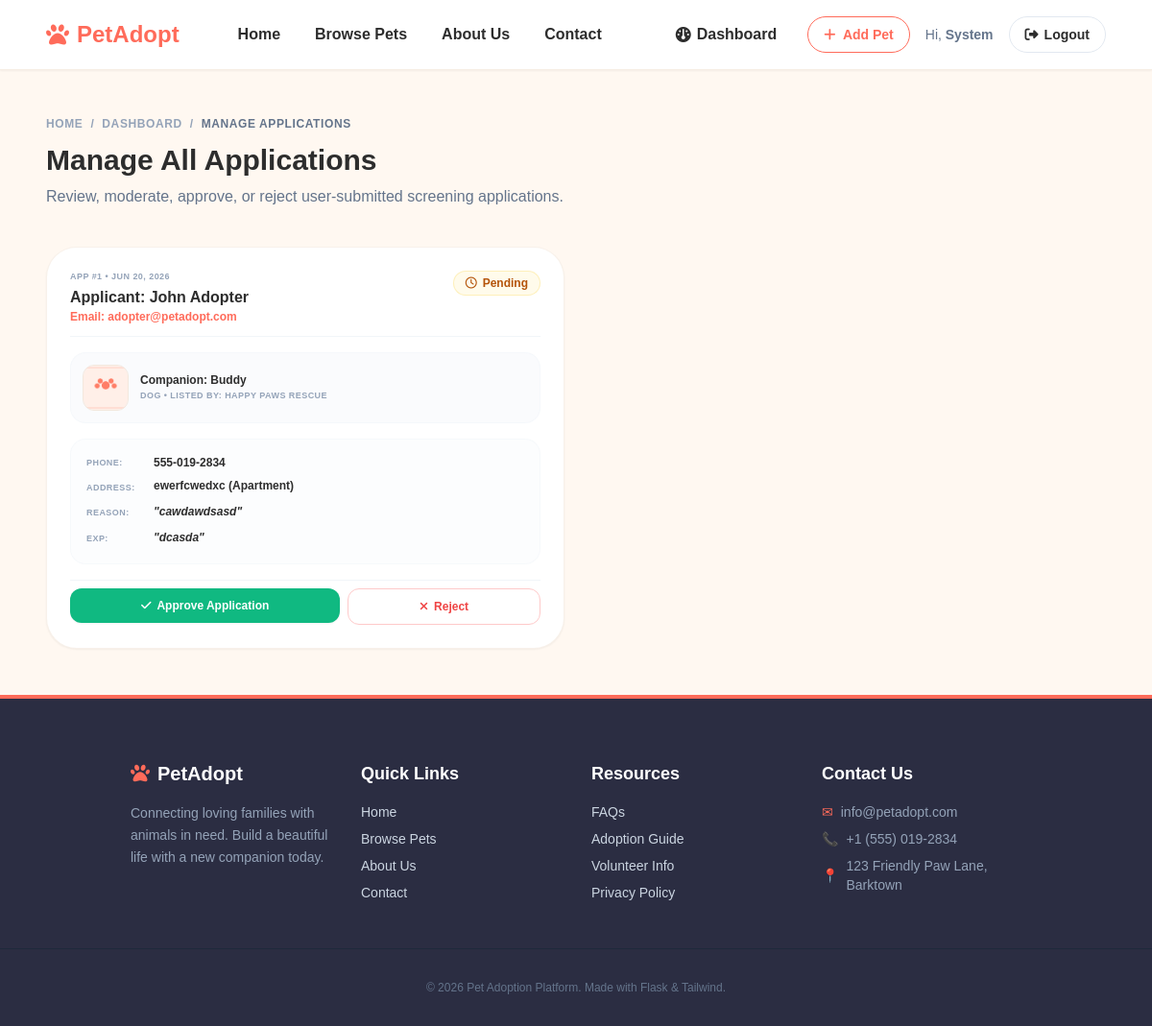
/admin/applications (signed in), run on an earlier commit of the app's database.
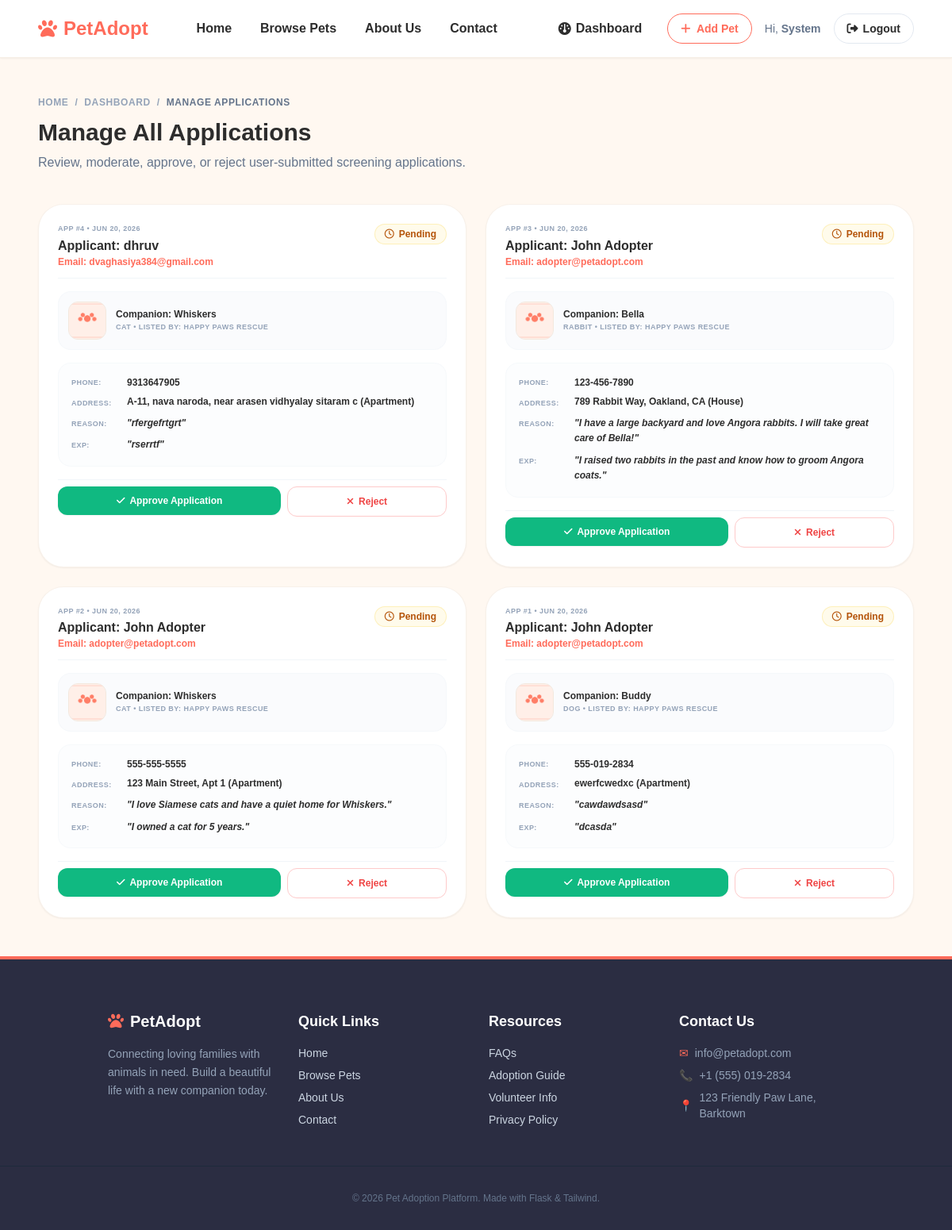
And on a later commit of the database.
### models.py (models this page shows, shortened)
class AdoptionApplication(db.Model):
    __tablename__ = 'adoption_applications'
    id = db.Column(db.Integer, primary_key=True)
    pet_id = db.Column(db.Integer, db.ForeignKey('pets.id'), nullable=False)
    applicant_id = db.Column(db.Integer, db.ForeignKey('users.id'), nullable=False)
    full_name = db.Column(db.String(100), nullable=False)
    phone = db.Column(db.String(20), nullable=False)
    address = db.Column(db.String(255), nullable=False)
    home_type = db.Column(db.String(50), nullable=False)  # Apartment, House, Farmhouse, Other
    reason = db.Column(db.Text, nullable=False)
    previous_pet_experience = db.Column(db.Text, nullable=True)
    status = db.Column(db.String(20), nullable=False, default='pending')  # pending, approved, rejected
    applied_at = db.Column(db.DateTime, default=datetime.utcnow)

class User(db.Model, UserMixin):
    __tablename__ = 'users'
    id = db.Column(db.Integer, primary_key=True)
    name = db.Column(db.String(100), nullable=False)
    email = db.Column(db.String(120), unique=True, nullable=False)
    password_hash = db.Column(db.String(255), nullable=False)
    role = db.Column(db.String(20), nullable=False, default='adopter')  # adopter, shelter, admin
    phone = db.Column(db.String(20), nullable=True)
    city = db.Column(db.String(100), nullable=True)
    created_at = db.Column(db.DateTime, default=datetime.utcnow)
    pets = db.relationship('Pet', backref='shelter', lazy=True, cascade="all, delete-orphan")
    applications = db.relationship('AdoptionApplication', backref='applicant', lazy=True, cascade="all, delete-orphan")

class Pet(db.Model):
    __tablename__ = 'pets'
    id = db.Column(db.Integer, primary_key=True)
    name = db.Column(db.String(100), nullable=False)
    species = db.Column(db.String(50), nullable=False)  # Dog, Cat, Rabbit, Bird, Other
    breed = db.Column(db.String(100), nullable=True)
    age = db.Column(db.Integer, nullable=True)
    gender = db.Column(db.String(20), nullable=False)  # Male, Female
    size = db.Column(db.String(20), nullable=False)  # Small, Medium, Large
    color = db.Column(db.String(50), nullable=True)
    description = db.Column(db.Text, nullable=True)
    photo = db.Column(db.String(255), nullable=True, default='default_pet.png')
    location = db.Column(db.String(100), nullable=False)
    vaccinated = db.Column(db.Boolean, default=False)
    is_adopted = db.Column(db.Boolean, default=False)
    shelter_id = db.Column(db.Integer, db.ForeignKey('users.id'), nullable=False)
    created_at = db.Column(db.DateTime, default=datetime.utcnow)
    applications = db.relationship('AdoptionApplication', backref='pet', lazy=True, cascade="all, delete-orphan")

### admin_routes.py (the view)
@admin_bp.route('/admin/applications')
@login_required
@role_required('admin')
def manage_applications():
    applications = AdoptionApplication.query.order_by(AdoptionApplication.applied_at.desc()).all()
    return render_template('admin/manage_applications.html', applications=applications)

### utils.py (called while the page is built)
def role_required(*roles):
    def decorator(f):
        @wraps(f)
        def decorated_function(*args, **kwargs):
            if not current_user.is_authenticated or current_user.role not in roles:
                abort(403)
            return f(*args, **kwargs)
        return decorated_function
    return decorator

### templates/admin/manage_applications.html (shortened to what the changed rows need)
{% extends 'base.html' %}
{% block content %}
<div class="container mx-auto max-w-7xl px-6 md:px-12 py-12 text-left">
    <div class="mb-10 animate-fade-in-up">
        <h1 class="text-3xl font-black text-dark mb-2">Manage All Applications</h1>
    </div>
    <div class="animate-fade-in-up" style="animation-delay: 100ms;">
        {% if applications %}
            <div class="grid grid-cols-1 lg:grid-cols-2 gap-6">
                {% for app in applications %}
                    <div class="bg-white border border-border/60 rounded-[32px] p-6 shadow-sm flex flex-col gap-4">
                        <div class="flex justify-between items-start border-b border-slate-100 pb-3">
                            <div>
                                <span class="text-[9px] font-bold text-slate-400 uppercase tracking-wider block mb-1">
                                    App #{{ app.id }} &bull; {{ app.applied_at.strftime('%b %d, %Y') }}
                                </span>
                                <h3 class="text-base font-black text-dark leading-tight">Applicant: {{ app.full_name }}</h3>
                                <p class="text-xs text-primary font-semibold mt-0.5">Email: {{ app.applicant.email }}</p>
                            </div>
                            <div>
                                {% if app.status == 'pending' %}
                                    <span class="inline-flex items-center gap-1.5 text-xs font-bold px-3 py-1 bg-amber-50 text-amber-700 border border-amber-200/50 rounded-full">
                                        <i class="fa-regular fa-clock"></i> Pending
                                    </span>
                                {% elif app.status == 'approved' %}
                                    <span class="inline-flex items-center gap-1.5 text-xs font-bold px-3 py-1 bg-emerald-50 text-emerald-700 border border-emerald-200/50 rounded-full">
                                        <i class="fa-solid fa-circle-check"></i> Approved
                                    </span>
                                {% else %}
                                    <span class="inline-flex items-center gap-1.5 text-xs font-bold px-3 py-1 bg-red-50 text-red-700 border border-red-200/50 rounded-full">
                                        <i class="fa-solid fa-circle-xmark"></i> Rejected
                                    </span>
                                {% endif %}
                            </div>
                        </div>
                        <div class="flex items-center gap-3 bg-slate-50/70 p-3 rounded-2xl border border-slate-100/50">
                            <div class="w-12 h-12 rounded-xl overflow-hidden border border-border bg-slate-100 flex-shrink-0">
                                {% if app.pet.photo %}
                                    <img src="{{ url_for('static', filename='uploads/pet_photos/' + app.pet.photo) }}" alt="{{ app.pet.name }}" class="w-full h-full object-cover">
                                {% else %}
                                    <img src="{{ url_for('static', filename='uploads/pet_photos/default_pet.png') }}" alt="{{ app.pet.name }}" class="w-full h-full object-cover">
                                {% endif %}
                            </div>
                            <div>
                                <h4 class="text-xs font-black text-dark">Companion: {{ app.pet.name }}</h4>
                                <p class="text-[9px] text-slate-400 font-bold uppercase tracking-wider mt-0.5">
                                    {{ app.pet.species }} &bull; Listed by: {{ app.pet.shelter.name }}
                                </p>
                            </div>
                        </div>
                        <div class="bg-slate-50/40 p-4 rounded-2xl border border-slate-100/50 text-xs text-slate-500 font-semibold space-y-2">
                            <p class="flex items-center gap-1.5"><span class="text-slate-400 font-bold uppercase text-[9px] tracking-wider w-16 flex-shrink-0">Phone:</span> <span class="text-dark">{{ app.phone }}</span></p>
                            <p class="flex items-start gap-1.5"><span class="text-slate-400 font-bold uppercase text-[9px] tracking-wider w-16 flex-shrink-0 mt-0.5">Address:</span> <span class="text-dark">{{ app.address }} ({{ app.home_type }})</span></p>
                            <p class="flex items-start gap-1.5"><span class="text-slate-400 font-bold uppercase text-[9px] tracking-wider w-16 flex-shrink-0 mt-0.5">Reason:</span> <span class="text-dark leading-relaxed italic">"{{ app.reason }}"</span></p>
                            {% if app.previous_pet_experience %}
                                <p class="flex items-start gap-1.5"><span class="text-slate-400 font-bold uppercase text-[9px] tracking-wider w-16 flex-shrink-0 mt-0.5">Exp:</span> <span class="text-dark leading-relaxed italic">"{{ app.previous_pet_experience }}"</span></p>
                            {% endif %}
                        </div>
                        {% if app.status == 'pending' and not app.pet.is_adopted %}
                            <div class="flex gap-2 pt-2 border-t border-slate-100">
                                <form action="{{ url_for('admin.approve_application', application_id=app.id) }}" method="POST" class="flex-grow">
                                    <button type="submit" class="w-full py-2.5 bg-emerald-500 hover:bg-emerald-600 text-white font-bold rounded-xl text-xs transition-colors cursor-pointer flex items-center justify-center gap-1.5 shadow-sm">
                                        <i class="fa-solid fa-check"></i> Approve Application
                                    </button>
                                </form>
                                <form action="{{ url_for('admin.reject_application', application_id=app.id) }}" method="POST" class="flex-grow">
                                    <button type="submit" class="w-full py-2.5 border border-red-200 text-red-500 hover:bg-red-50 font-bold rounded-xl text-xs transition-colors cursor-pointer flex items-center justify-center gap-1.5">
                                        <i class="fa-solid fa-xmark"></i> Reject
                                    </button>
                                </form>
                            </div>
                        {% endif %}
                    </div>
                {% endfor %}
            </div>
        {% endif %}
    </div>
</div>
{% endblock %}

What changed in the data, as far as the page shows it:
added AdoptionApplication: id "4", applied_at "JUN 20, 2026", full_name "dhruv", applicant.email "dvaghasiya384@gmail.com", status "pending" (drawn), photo (placeholder picture), pet.name "Whiskers", pet.species "CAT", pet.shelter.name "HAPPY PAWS RESCUE", phone "9313647905", address "A-11, nava naroda, near arasen vidhyalay sitaram c", home_type "Apartment", reason "rfergefrtgrt", previous_pet_experience "rserrtf"
added AdoptionApplication: id "3", applied_at "JUN 20, 2026", full_name "John Adopter", applicant.email "adopter@petadopt.com", status "pending" (drawn), photo (placeholder picture), pet.name "Bella", pet.species "RABBIT", pet.shelter.name "HAPPY PAWS RESCUE", phone "123-456-7890", address "789 Rabbit Way, Oakland, CA", home_type "House", reason "I have a large backyard and love Angora rabbits. I will take great care of Bella!", previous_pet_experience "I raised two rabbits in the past and know how to groom Angora coats."
added AdoptionApplication: id "2", applied_at "JUN 20, 2026", full_name "John Adopter", applicant.email "adopter@petadopt.com", status "pending" (drawn), photo (placeholder picture), pet.name "Whiskers", pet.species "CAT", pet.shelter.name "HAPPY PAWS RESCUE", phone "555-555-5555", address "123 Main Street, Apt 1", home_type "Apartment", reason "I love Siamese cats and have a quiet home for Whiskers.", previous_pet_experience "I owned a cat for 5 years."
